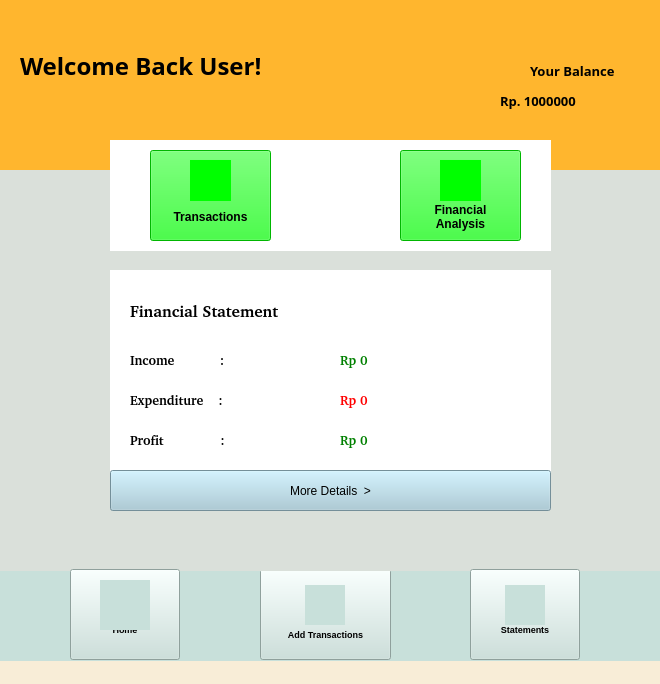
<?xml version="1.0" encoding="UTF-8"?>
<ui version="4.0">
 <class>SignUp</class>
 <widget class="QMainWindow" name="SignUp">
  <property name="geometry">
   <rect>
    <x>0</x>
    <y>0</y>
    <width>660</width>
    <height>684</height>
   </rect>
  </property>
  <property name="windowTitle">
   <string>Sign Up</string>
  </property>
  <property name="styleSheet">
   <string notr="true">background-color: rgb(248, 237, 215);</string>
  </property>
  <widget class="QWidget" name="centralwidget">
   <widget class="QLabel" name="welcomelabel">
    <property name="geometry">
     <rect>
      <x>20</x>
      <y>0</y>
      <width>331</width>
      <height>131</height>
     </rect>
    </property>
    <property name="font">
     <font>
      <family>Gagalin</family>
      <pointsize>18</pointsize>
      <weight>75</weight>
      <bold>true</bold>
     </font>
    </property>
    <property name="layoutDirection">
     <enum>Qt::LeftToRight</enum>
    </property>
    <property name="styleSheet">
     <string notr="true">background-color:rgb(255,182,46);</string>
    </property>
    <property name="text">
     <string>Welcome Back User!</string>
    </property>
   </widget>
   <widget class="QLabel" name="labelun">
    <property name="geometry">
     <rect>
      <x>130</x>
      <y>290</y>
      <width>251</width>
      <height>41</height>
     </rect>
    </property>
    <property name="font">
     <font>
      <family>Champagne &amp; Limousines</family>
      <pointsize>12</pointsize>
      <weight>75</weight>
      <bold>true</bold>
     </font>
    </property>
    <property name="styleSheet">
     <string notr="true">background-color:white;</string>
    </property>
    <property name="text">
     <string>Financial Statement</string>
    </property>
   </widget>
   <widget class="QPushButton" name="signupbutton">
    <property name="geometry">
     <rect>
      <x>150</x>
      <y>150</y>
      <width>121</width>
      <height>91</height>
     </rect>
    </property>
    <property name="font">
     <font>
      <weight>75</weight>
      <bold>true</bold>
     </font>
    </property>
    <property name="styleSheet">
     <string notr="true">background-color: rgb(0,255,0);
</string>
    </property>
    <property name="text">
     <string>


Transactions</string>
    </property>
   </widget>
   <widget class="QLabel" name="balancelabel">
    <property name="geometry">
     <rect>
      <x>530</x>
      <y>50</y>
      <width>121</width>
      <height>41</height>
     </rect>
    </property>
    <property name="font">
     <font>
      <family>Gagalin</family>
      <pointsize>10</pointsize>
      <weight>75</weight>
      <bold>true</bold>
     </font>
    </property>
    <property name="layoutDirection">
     <enum>Qt::LeftToRight</enum>
    </property>
    <property name="styleSheet">
     <string notr="true">background-color:rgb(255,182,46);</string>
    </property>
    <property name="text">
     <string>Your Balance</string>
    </property>
   </widget>
   <widget class="QLabel" name="balancemoney">
    <property name="geometry">
     <rect>
      <x>500</x>
      <y>80</y>
      <width>151</width>
      <height>41</height>
     </rect>
    </property>
    <property name="font">
     <font>
      <family>Gagalin</family>
      <pointsize>10</pointsize>
      <weight>75</weight>
      <bold>true</bold>
     </font>
    </property>
    <property name="layoutDirection">
     <enum>Qt::LeftToRight</enum>
    </property>
    <property name="styleSheet">
     <string notr="true">background-color:rgb(255,182,46);</string>
    </property>
    <property name="text">
     <string>Rp. 1000000</string>
    </property>
   </widget>
   <widget class="QLabel" name="labelun_2">
    <property name="geometry">
     <rect>
      <x>130</x>
      <y>350</y>
      <width>141</width>
      <height>21</height>
     </rect>
    </property>
    <property name="font">
     <font>
      <family>Champagne &amp; Limousines</family>
      <pointsize>10</pointsize>
      <weight>75</weight>
      <bold>true</bold>
     </font>
    </property>
    <property name="styleSheet">
     <string notr="true">background-color:white;</string>
    </property>
    <property name="text">
     <string>Income            :</string>
    </property>
   </widget>
   <widget class="QLabel" name="labelun_3">
    <property name="geometry">
     <rect>
      <x>130</x>
      <y>390</y>
      <width>141</width>
      <height>21</height>
     </rect>
    </property>
    <property name="font">
     <font>
      <family>Champagne &amp; Limousines</family>
      <pointsize>10</pointsize>
      <weight>75</weight>
      <bold>true</bold>
     </font>
    </property>
    <property name="styleSheet">
     <string notr="true">background-color:white;</string>
    </property>
    <property name="text">
     <string>Expenditure    :</string>
    </property>
   </widget>
   <widget class="QLabel" name="labelun_4">
    <property name="geometry">
     <rect>
      <x>130</x>
      <y>430</y>
      <width>151</width>
      <height>21</height>
     </rect>
    </property>
    <property name="font">
     <font>
      <family>Champagne &amp; Limousines</family>
      <pointsize>10</pointsize>
      <weight>75</weight>
      <bold>true</bold>
     </font>
    </property>
    <property name="styleSheet">
     <string notr="true">background-color:white;</string>
    </property>
    <property name="text">
     <string>Profit               :</string>
    </property>
   </widget>
   <widget class="QLabel" name="labelun_5">
    <property name="geometry">
     <rect>
      <x>340</x>
      <y>350</y>
      <width>141</width>
      <height>21</height>
     </rect>
    </property>
    <property name="font">
     <font>
      <family>Champagne &amp; Limousines</family>
      <pointsize>10</pointsize>
      <weight>75</weight>
      <bold>true</bold>
     </font>
    </property>
    <property name="styleSheet">
     <string notr="true">color : green;
background-color:white;</string>
    </property>
    <property name="text">
     <string>Rp 0</string>
    </property>
   </widget>
   <widget class="QLabel" name="labelun_6">
    <property name="geometry">
     <rect>
      <x>340</x>
      <y>430</y>
      <width>141</width>
      <height>21</height>
     </rect>
    </property>
    <property name="font">
     <font>
      <family>Champagne &amp; Limousines</family>
      <pointsize>10</pointsize>
      <weight>75</weight>
      <bold>true</bold>
     </font>
    </property>
    <property name="styleSheet">
     <string notr="true">color:green;
background-color:white;</string>
    </property>
    <property name="text">
     <string>Rp 0</string>
    </property>
   </widget>
   <widget class="QLabel" name="labelun_7">
    <property name="geometry">
     <rect>
      <x>340</x>
      <y>390</y>
      <width>141</width>
      <height>21</height>
     </rect>
    </property>
    <property name="font">
     <font>
      <family>Champagne &amp; Limousines</family>
      <pointsize>10</pointsize>
      <weight>75</weight>
      <bold>true</bold>
     </font>
    </property>
    <property name="styleSheet">
     <string notr="true">color : red;
background-color:white;</string>
    </property>
    <property name="text">
     <string>Rp 0</string>
    </property>
   </widget>
   <widget class="QLabel" name="graphlabel_2">
    <property name="geometry">
     <rect>
      <x>110</x>
      <y>270</y>
      <width>441</width>
      <height>231</height>
     </rect>
    </property>
    <property name="font">
     <font>
      <family>Gagalin</family>
      <pointsize>18</pointsize>
      <weight>75</weight>
      <bold>true</bold>
     </font>
    </property>
    <property name="layoutDirection">
     <enum>Qt::LeftToRight</enum>
    </property>
    <property name="styleSheet">
     <string notr="true">background-color:white;</string>
    </property>
    <property name="text">
     <string/>
    </property>
   </widget>
   <widget class="QLabel" name="graphlabel_3">
    <property name="geometry">
     <rect>
      <x>0</x>
      <y>0</y>
      <width>661</width>
      <height>181</height>
     </rect>
    </property>
    <property name="font">
     <font>
      <family>Gagalin</family>
      <pointsize>18</pointsize>
      <weight>75</weight>
      <bold>true</bold>
     </font>
    </property>
    <property name="layoutDirection">
     <enum>Qt::LeftToRight</enum>
    </property>
    <property name="styleSheet">
     <string notr="true">background-color:rgb(255,182,46);</string>
    </property>
    <property name="text">
     <string/>
    </property>
   </widget>
   <widget class="QLabel" name="graphlabel_4">
    <property name="geometry">
     <rect>
      <x>0</x>
      <y>170</y>
      <width>661</width>
      <height>401</height>
     </rect>
    </property>
    <property name="font">
     <font>
      <family>Gagalin</family>
      <pointsize>18</pointsize>
      <weight>75</weight>
      <bold>true</bold>
     </font>
    </property>
    <property name="layoutDirection">
     <enum>Qt::LeftToRight</enum>
    </property>
    <property name="styleSheet">
     <string notr="true">background-color:rgb(218,224,218);</string>
    </property>
    <property name="text">
     <string/>
    </property>
   </widget>
   <widget class="QLabel" name="graphlabel_5">
    <property name="geometry">
     <rect>
      <x>110</x>
      <y>140</y>
      <width>441</width>
      <height>111</height>
     </rect>
    </property>
    <property name="font">
     <font>
      <family>Gagalin</family>
      <pointsize>18</pointsize>
      <weight>75</weight>
      <bold>true</bold>
     </font>
    </property>
    <property name="layoutDirection">
     <enum>Qt::LeftToRight</enum>
    </property>
    <property name="styleSheet">
     <string notr="true">background-color:white;</string>
    </property>
    <property name="text">
     <string/>
    </property>
   </widget>
   <widget class="QPushButton" name="signupbutton_3">
    <property name="geometry">
     <rect>
      <x>110</x>
      <y>470</y>
      <width>441</width>
      <height>41</height>
     </rect>
    </property>
    <property name="styleSheet">
     <string notr="true">background-color: rgb(163,200,214);
</string>
    </property>
    <property name="text">
     <string>More Details  &gt;</string>
    </property>
   </widget>
   <widget class="QLabel" name="labelun_8">
    <property name="geometry">
     <rect>
      <x>190</x>
      <y>160</y>
      <width>41</width>
      <height>41</height>
     </rect>
    </property>
    <property name="font">
     <font>
      <family>Champagne &amp; Limousines</family>
      <pointsize>12</pointsize>
      <weight>75</weight>
      <bold>true</bold>
     </font>
    </property>
    <property name="styleSheet">
     <string notr="true">background-color:rgb(0,255,0);
background-image : url(img/transactions.png)</string>
    </property>
    <property name="text">
     <string/>
    </property>
   </widget>
   <widget class="QPushButton" name="finstatbtn">
    <property name="geometry">
     <rect>
      <x>400</x>
      <y>150</y>
      <width>121</width>
      <height>91</height>
     </rect>
    </property>
    <property name="font">
     <font>
      <weight>75</weight>
      <bold>true</bold>
     </font>
    </property>
    <property name="styleSheet">
     <string notr="true">background-color: rgb(0,255,0);
</string>
    </property>
    <property name="text">
     <string>


Financial
Analysis</string>
    </property>
   </widget>
   <widget class="QLabel" name="labelun_9">
    <property name="geometry">
     <rect>
      <x>440</x>
      <y>160</y>
      <width>41</width>
      <height>41</height>
     </rect>
    </property>
    <property name="font">
     <font>
      <family>Champagne &amp; Limousines</family>
      <pointsize>12</pointsize>
      <weight>75</weight>
      <bold>true</bold>
     </font>
    </property>
    <property name="styleSheet">
     <string notr="true">background-color:rgb(0,255,0);
background-image : url(img/final.png)</string>
    </property>
    <property name="text">
     <string/>
    </property>
   </widget>
   <widget class="QLabel" name="graphlabel_6">
    <property name="geometry">
     <rect>
      <x>0</x>
      <y>570</y>
      <width>661</width>
      <height>91</height>
     </rect>
    </property>
    <property name="font">
     <font>
      <family>Gagalin</family>
      <pointsize>18</pointsize>
      <weight>75</weight>
      <bold>true</bold>
     </font>
    </property>
    <property name="layoutDirection">
     <enum>Qt::LeftToRight</enum>
    </property>
    <property name="styleSheet">
     <string notr="true">background-color:rgb(200,224,218);</string>
    </property>
    <property name="text">
     <string/>
    </property>
   </widget>
   <widget class="QLabel" name="labelun_10">
    <property name="geometry">
     <rect>
      <x>100</x>
      <y>580</y>
      <width>50</width>
      <height>50</height>
     </rect>
    </property>
    <property name="font">
     <font>
      <family>Champagne &amp; Limousines</family>
      <pointsize>12</pointsize>
      <weight>75</weight>
      <bold>true</bold>
     </font>
    </property>
    <property name="styleSheet">
     <string notr="true">background-color:rgb(200,224,218);
background-image : url(img/homefilled.png)
</string>
    </property>
    <property name="text">
     <string/>
    </property>
   </widget>
   <widget class="QLabel" name="labelun_12">
    <property name="geometry">
     <rect>
      <x>305</x>
      <y>585</y>
      <width>40</width>
      <height>40</height>
     </rect>
    </property>
    <property name="font">
     <font>
      <family>Champagne &amp; Limousines</family>
      <pointsize>12</pointsize>
      <weight>75</weight>
      <bold>true</bold>
     </font>
    </property>
    <property name="styleSheet">
     <string notr="true">background-color:rgb(200,224,218);
background-image : url(img/addnotfilled.png)
</string>
    </property>
    <property name="text">
     <string/>
    </property>
   </widget>
   <widget class="QPushButton" name="signupbutton_5">
    <property name="geometry">
     <rect>
      <x>70</x>
      <y>569</y>
      <width>110</width>
      <height>91</height>
     </rect>
    </property>
    <property name="font">
     <font>
      <pointsize>7</pointsize>
      <weight>75</weight>
      <bold>true</bold>
     </font>
    </property>
    <property name="styleSheet">
     <string notr="true">background-color:rgb(200,224,218);</string>
    </property>
    <property name="text">
     <string>


Home</string>
    </property>
   </widget>
   <widget class="QPushButton" name="signupbutton_6">
    <property name="geometry">
     <rect>
      <x>260</x>
      <y>569</y>
      <width>131</width>
      <height>91</height>
     </rect>
    </property>
    <property name="font">
     <font>
      <pointsize>7</pointsize>
      <weight>75</weight>
      <bold>true</bold>
     </font>
    </property>
    <property name="styleSheet">
     <string notr="true">background-color:rgb(200,224,218);</string>
    </property>
    <property name="text">
     <string>



Add Transactions</string>
    </property>
   </widget>
   <widget class="QPushButton" name="finstatbtn2">
    <property name="geometry">
     <rect>
      <x>470</x>
      <y>569</y>
      <width>110</width>
      <height>91</height>
     </rect>
    </property>
    <property name="font">
     <font>
      <pointsize>7</pointsize>
      <weight>75</weight>
      <bold>true</bold>
     </font>
    </property>
    <property name="styleSheet">
     <string notr="true">background-color:rgb(200,224,218);</string>
    </property>
    <property name="text">
     <string>


Statements</string>
    </property>
   </widget>
   <widget class="QLabel" name="labelun_13">
    <property name="geometry">
     <rect>
      <x>505</x>
      <y>585</y>
      <width>40</width>
      <height>40</height>
     </rect>
    </property>
    <property name="font">
     <font>
      <family>Champagne &amp; Limousines</family>
      <pointsize>12</pointsize>
      <weight>75</weight>
      <bold>true</bold>
     </font>
    </property>
    <property name="styleSheet">
     <string notr="true">background-color:rgb(200,224,218);
background-image : url(img/notes.png)
</string>
    </property>
    <property name="text">
     <string/>
    </property>
   </widget>
   <zorder>graphlabel_6</zorder>
   <zorder>signupbutton_6</zorder>
   <zorder>graphlabel_3</zorder>
   <zorder>graphlabel_4</zorder>
   <zorder>graphlabel_5</zorder>
   <zorder>graphlabel_2</zorder>
   <zorder>welcomelabel</zorder>
   <zorder>labelun</zorder>
   <zorder>signupbutton</zorder>
   <zorder>balancelabel</zorder>
   <zorder>balancemoney</zorder>
   <zorder>labelun_2</zorder>
   <zorder>labelun_3</zorder>
   <zorder>labelun_4</zorder>
   <zorder>labelun_5</zorder>
   <zorder>labelun_6</zorder>
   <zorder>labelun_7</zorder>
   <zorder>signupbutton_3</zorder>
   <zorder>labelun_8</zorder>
   <zorder>finstatbtn</zorder>
   <zorder>labelun_9</zorder>
   <zorder>signupbutton_5</zorder>
   <zorder>labelun_10</zorder>
   <zorder>labelun_12</zorder>
   <zorder>finstatbtn2</zorder>
   <zorder>labelun_13</zorder>
  </widget>
  <widget class="QStatusBar" name="statusbar"/>
 </widget>
 <resources/>
 <connections/>
</ui>
